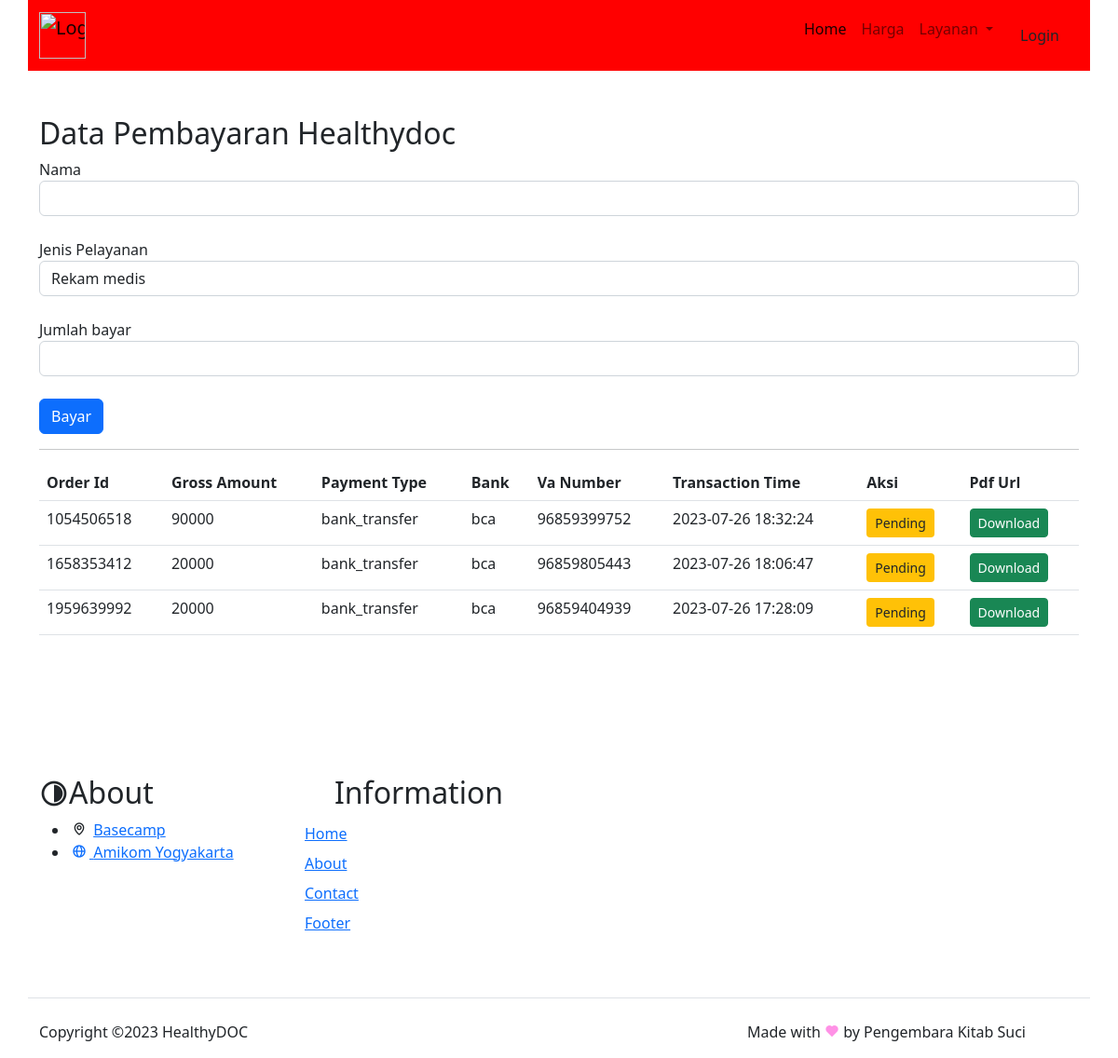
The page /index.php/healthydoc/detailpembayaran on the database its author committed.
### tables this page shows
CREATE TABLE `pembayaran` (
	`order_id` char(20) NOT NULL,
	`gross_amount` int(11) NOT NULL,
	`payment_type` varchar(13) NOT NULL,
	`transaction_time` varchar(19) NOT NULL,
	`bank` varchar(10) NOT NULL,
	`va_number` varchar(30) NOT NULL,
	`pdf_url` text NOT NULL,
	`status_code` char(3) NOT NULL
);

### application/controllers/Healthydoc.php (called while the page is built, shortened)
<?php
class Healthydoc extends CI_Controller
{
	public function __construct()
	{
		$this->load->library('form_validation');
	}
	public function detailpembayaran()
	{
		$this->load->model('Hasil_Pembayaran');
		$data['result'] = $this->Hasil_Pembayaran->getData();
		$this->load->view('tamplate/header');
		$this->load->view('detailpembayaran', $data);
		$this->load->view('tamplate/footer');
	}
}

### index.php (called while the page is built, shortened)
<?php
require_once BASEPATH.'core/CodeIgniter.php';

### application/models/Hasil_Pembayaran.php (called while the page is built, shortened)
<?php
class Hasil_Pembayaran extends CI_Model
{
	public function getData()
	{
		$query = $this->db->get('pembayaran');
		return $query->result();
	}
}

### application/views/detailpembayaran.php (the view, shortened to what this page needs)
<!DOCTYPE html>
<html lang="en">
<head>
</head>
<body>
	<div class="container mt-5">
		<h2>Data Pembayaran Healthydoc</h2>
		<form id="payment-form" method="post" action="<?= site_url() ?>/snap/finish">
			<label for="nama">Nama </label>
			<div class="form-group">
				<input type="text" class="form-control" name="nama" id="nama">
			</div>
			<label for="pelayanan" class="mt-4">Jenis Pelayanan </label>
			<div class="form-group">
				<select name="pelayanan" class="form-control" id="pelayanan">
					<option value="rekam medis">Rekam medis</option>
				</select>
			</div>
			<label for="jmlbayar" class="mt-4">Jumlah bayar </label>
			<div class="form-group">
				<input type="text" class="form-control" name="jmlbayar" id="jmlbayar">
			</div>
			<button id="pay-button" class="btn btn-primary mt-4">Bayar</button>
		</form>
		<hr>
		<table class="table">
			<thead>
				<tr>
					<th scope="col">Order Id</th>
					<th scope="col">Gross Amount</th>
					<th scope="col">Payment Type</th>
					<th scope="col">Bank</th>
					<th scope="col">Va Number</th>
					<th scope="col">Transaction Time</th>
					<th scope="col">Aksi</th>
					<th scope="col">Pdf Url</th>
				</tr>
			</thead>
			<tbody>
				<?php if (!empty($result)) { ?>
					<?php foreach ($result as $d) { ?>
						<tr>
							<td><?php echo $d->order_id; ?></td>
							<td><?php echo $d->gross_amount; ?></td>
							<td><?php echo $d->payment_type; ?></td>
							<td><?php echo $d->bank; ?></td>
							<td><?php echo $d->va_number; ?></td>
							<td><?php echo $d->transaction_time; ?></td>
							<td>
								<?php
								if ($d->status_code == '200') {
								?>
									<span for="" class="btn bg-success btn-sm">Success</span>
								<?php
								} else {
								?>
									<span for="" class="btn bg-warning btn-sm">Pending</span>
								<?php
								}
								?>
							</td>
							<td>
								<a href="<?php echo $d->pdf_url; ?>" target="_blank" class="btn btn-success btn-sm">Download</a>
							</td>
						</tr>
					<?php } ?>
				<?php } else { ?>
					<tr>
						<td colspan="8">Tidak ada data pembayaran.</td>
					</tr>
				<?php } ?>
			</tbody>
		</table>
	</div>
</body>
</html>

### rows shown on the page
pembayaran: order_id "1054506518", gross_amount "90000", payment_type "bank_transfer", bank "bca", va_number "96859399752", transaction_time "2023-07-26 18:32:24", status_code "Pending"
pembayaran: order_id "1658353412", gross_amount "20000", payment_type "bank_transfer", bank "bca", va_number "96859805443", transaction_time "2023-07-26 18:06:47", status_code "Pending"
pembayaran: order_id "1959639992", gross_amount "20000", payment_type "bank_transfer", bank "bca", va_number "96859404939", transaction_time "2023-07-26 17:28:09", status_code "Pending"
